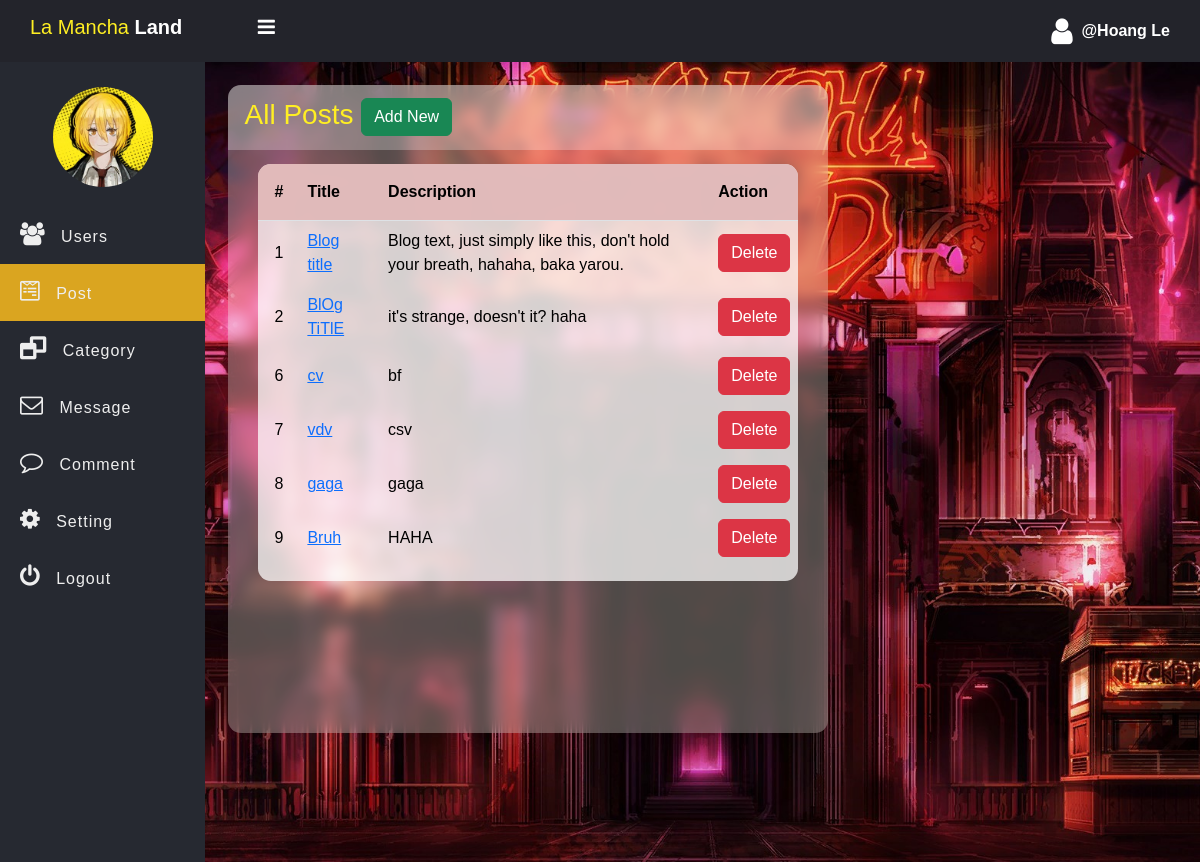
Screenshot of /admin/Post.php (signed in) with the database file from the repository.
### tables this page shows
CREATE TABLE `post` (
  `post_id` int(11) NOT NULL,
  `post_title` varchar(127) NOT NULL,
  `post_text` text NOT NULL,
  `category` int(11) NOT NULL,
  `cover_url` varchar(255) NOT NULL DEFAULT 'default.jpg',
  `created_at` datetime NOT NULL DEFAULT current_timestamp()
);

### admin/data/Post.php (called while the page is built, shortened)
<?php
function getAll($conn){
    $sql = "SELECT * FROM post";
    $stmt = $conn->prepare($sql);
    $stmt->execute();
    if($stmt->rowCount() >= 1){
        $data = $stmt->fetchAll();
        return $data;
    }else{
        return 0;
    }
}
?>

### admin/Post.php (the view, shortened to what this page needs)
<?php
if (isset($_SESSION['admin_id']) && isset($_SESSION['username'])) {
 ?>
<!DOCTYPE html>
<html>
<head>
	<link rel="stylesheet" href="https://stackpath.bootstrapcdn.com/font-awesome/4.7.0/css/font-awesome.min.css">
	<link rel="stylesheet" href="../css/side-bar.css">
    <link rel="stylesheet" href="../css/style.css">
    <link href="https://cdn.jsdelivr.net/npm/bootstrap@5.3.3/dist/css/bootstrap.min.css"
    rel="stylesheet">
</head>
<body>
    <?php
    include "inc/side-nav.php" ;
    include_once("data/Post.php");
    include_once("../db_conn.php");
    $posts = getAll($conn);
    ?>
    <section class="section-1">
    <div class="main-table">
        <h3 class=" All-user">All Posts
            <a href="post-add.php" class="btn btn-success">Add New</a>
        </h3>
        <?php if ($posts !=0) { ?>
            <section class="table-body">
                <table class="table t1">
                    <thead>
                        <tr>
                            <th scope="col">#</th>
                            <th scope="col">Title</th>
                            <th scope="col">Description</th>
                            <th scope="col">Action</th>
                        </tr>
                    </thead>
                    <tbody>
                        <?php foreach ($posts as $post) {?>
                        <tr>
                            <td scope="row"><?= $post['post_id'] ?></td>
                            <td><a href="single_post.php?post_id=<?= $post['post_id'] ?>"><?= $post['post_title'] ?></a></td>
                            <td><?= $post['post_text'] ?></td>
                            <td>
                                <a href="post-delete.php?post_id=<?= $post['post_id'] ?>" class="btn btn-danger">Delete</a>
                            </td>
                        </tr>
                        <?php } ?>
                    </tbody>
                </table>
            </section>
        <?php }else{ ?>
            <div class="alert alert-warning">
                Empty!
            </div>
        <?php } ?>
    </div>
	</section>
	</div>
</body>
</html>
<?php
} else {
    header("Location: ../admin-login.php");
    exit;
}
?>

### css/side-bar.css (style rules this page uses)
* { padding: 0; margin: 0; box-sizing: border-box; font-family: arial, sans-serif; }

### css/style.css (style rules this page uses)
.section-1 { width: 100%; background: url("../img/lamancha.jpg") center /cover; padding: 23px; }
.All-user { color: #FFEF23; width: 100%; min-height: 10%; background-color: #fff4; padding: .8rem 1rem; }
.table-body { width: 90%; max-height: calc(87% - 1rem); margin: .9rem auto; background-color: #fffb; border-radius: .8rem; overflow: auto; }
.main-table { width: 80vw; height: 81vh; max-width: 600px; min-height: 582px; border-radius: .8rem; backdrop-filter: blur(7px); background-color: rgba(255, 255, 245, 0.292) !important; overflow: hidden; }
.t1 tbody, .t1 td { text-align: left; vertical-align: middle; border: none; background-color: transparent !important; }
th, td { padding-left: 1rem !important; }
thead th { position: sticky; top: 0; left: 0; padding-top: 1rem !important; padding-bottom: 1rem !important; background-color: #e2babaf7 !important; }

### rows the page displays
post: post_id "1", post_title "Blog title", post_text "Blog text, just simply like this, don't hold your breath, hahaha, baka yarou."
post: post_id "2", post_title "BlOg TiTlE", post_text "it's strange, doesn't it? haha"
post: post_id "6", post_title "cv", post_text "bf"
post: post_id "7", post_title "vdv", post_text "csv"
post: post_id "8", post_title "gaga", post_text "gaga"
post: post_id "9", post_title "Bruh", post_text "HAHA"

### other values shown
$_SESSION['username'] "Hoang Le"
